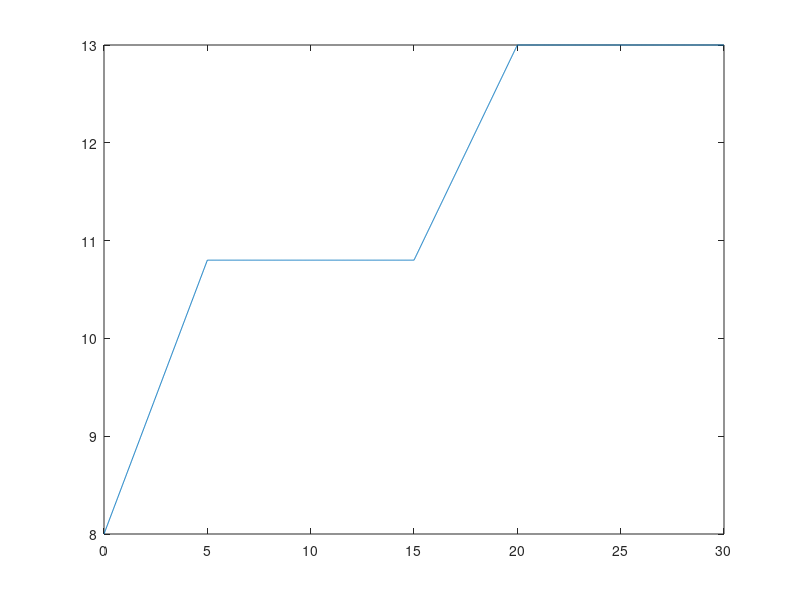

Recreate this plot in MATLAB.
close all; clc;
fc = 40; % cutt off of the butterworth filter
fs = 2*fc; % sampling frequency
Ts = 1/fs; 
Tcycle = Ts;
lengthExp=30; %Set the length of the experiment (in seconds). 
N0=lengthExp/Ts; %Compute the number of points to save the datas.

init_position = 8;%cm %choice of the operating point for position
final_position = 13; %cm 
eq_position = 10.8; %cm equilibrium point
%operating point of velocity of motor;
speed_init = 5; %rad/s it is our U_velocity(0) or u(k-1) = u(0) in discrete approximation
%operating point of the current 
i0 = 0.9; % V

position_ref = init_position*ones(N0,1); % cm ;position reference vector
omega = 0.45*2*pi;
% time to design the reference
T1 = 5; %second
N1 = (T1/lengthExp)*N0;
T2 = 15;
N2 = (T2/lengthExp)*N0;
T3 = 20;
N3 = (T3/lengthExp)*N0;
for j = 1:N0
    if (j<= N1)
         position_ref(j) = init_position + ((eq_position-init_position)/(T1))*(j-1)*Ts;
    elseif (j > N1) && (j <= N2)
        position_ref(j) = eq_position;
    elseif (j>N2) && (j<= N3)
        position_ref(j) = eq_position + ((final_position-eq_position)/(T3-T2))*((j-N2)-1)*Ts;
    else 
        position_ref(j) = final_position;
    end
end

%for ramp and step reference
% for j = 1:N0
%     if (j<= (N0/4))
%          position_ref(j) = init_position + 0.56*(j-1)*Ts;
%     elseif (j>N0/4) && (j <= N0/2)
%         position_ref(j) = final_position;
%     elseif (j>N0/2) && (j<= 3*N0/4)
%         position_ref(j) = final_position + 0.44*((j-N0/2)-1)*Ts;
%     else
%         position_ref(j) = median_position;
%     end
% end

%for sinus reference control
%  for j = 1:N0
%     if (j<= (N0/4))
%          position_ref(j) = init_position + 1.24*(j-1)*Ts;
%     elseif (j>N0/4) 
%         position_ref(j) = eq_position + sin(omega*((j-N0/4)-1)*Ts);
%     end
%  end

time = 0:Tcycle:(N0-1)*Tcycle;

figure 
plot(time,position_ref(:))